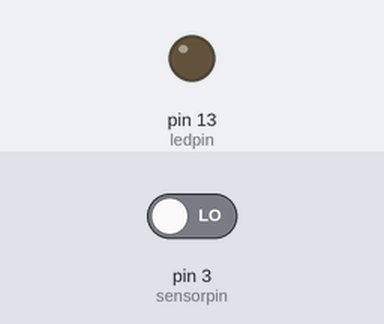
A sketch run on a simulated Arduino Uno, built with avr-gcc and run on an emulated ATmega328P. On the bench: output pins drawn as LEDs (lit = HIGH). The inputs (shaded band) are chosen by the test bench; at power-on: pin 3 (sensorpin) LOW.

Above: at 1.2 s.
1.3 s: pin 3 (sensorpin) driven HIGH
At 1.6 s:
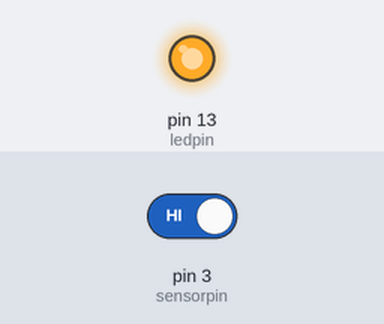
2.8 s: pin 3 (sensorpin) driven LOW
At 4.0 s:
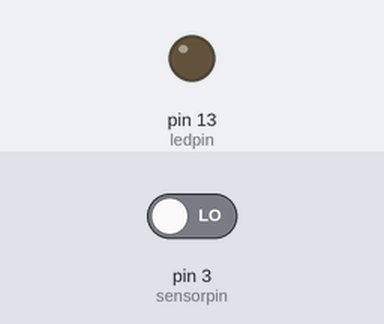
Timing chart, 0 to 5.8 s (numbered marks = the images above; inputs shaded):
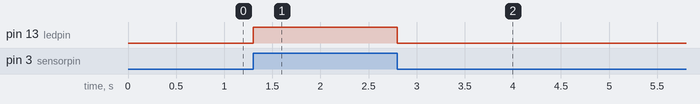

Measured:
- after the input at 1.3 s, pin 13 (ledpin): LOW → HIGH at once
- after the input at 2.8 s, pin 13 (ledpin): HIGH → LOW at once

The sketch:

3.4.1_Ses_sensoru_ile_LED_yakma.ino
```cpp
int ledpin = 13 ;// LED pini tanımlanır
int sensorpin = 3; //  D0 dijital sensör pini tanımlanır
int deger = 0;// deger değişkenine 0 değeri atanır.

void setup ()
{
pinMode (ledpin, OUTPUT) ;// ledpini çıkış olarak atanır.
pinMode (sensorpin, INPUT) ;// D0 dijital sensör pini giriş olarak atanır.
}

void loop ()
{
deger = digitalRead(sensorpin);// pin3'den okunan dijital değer deger isimli değişkene atanır.
if (deger == HIGH) // ses sensörü bir sinyal algılandığında HIGH konumunu alır. Bu durumda LED yanar.
{
digitalWrite (ledpin, HIGH);
delay(300); //LED'in yanması 0,3 sn sürer.
}
else
{
digitalWrite (ledpin, LOW); //ses sensörü sinyal algılamazsa LED söner.
}
}
```
